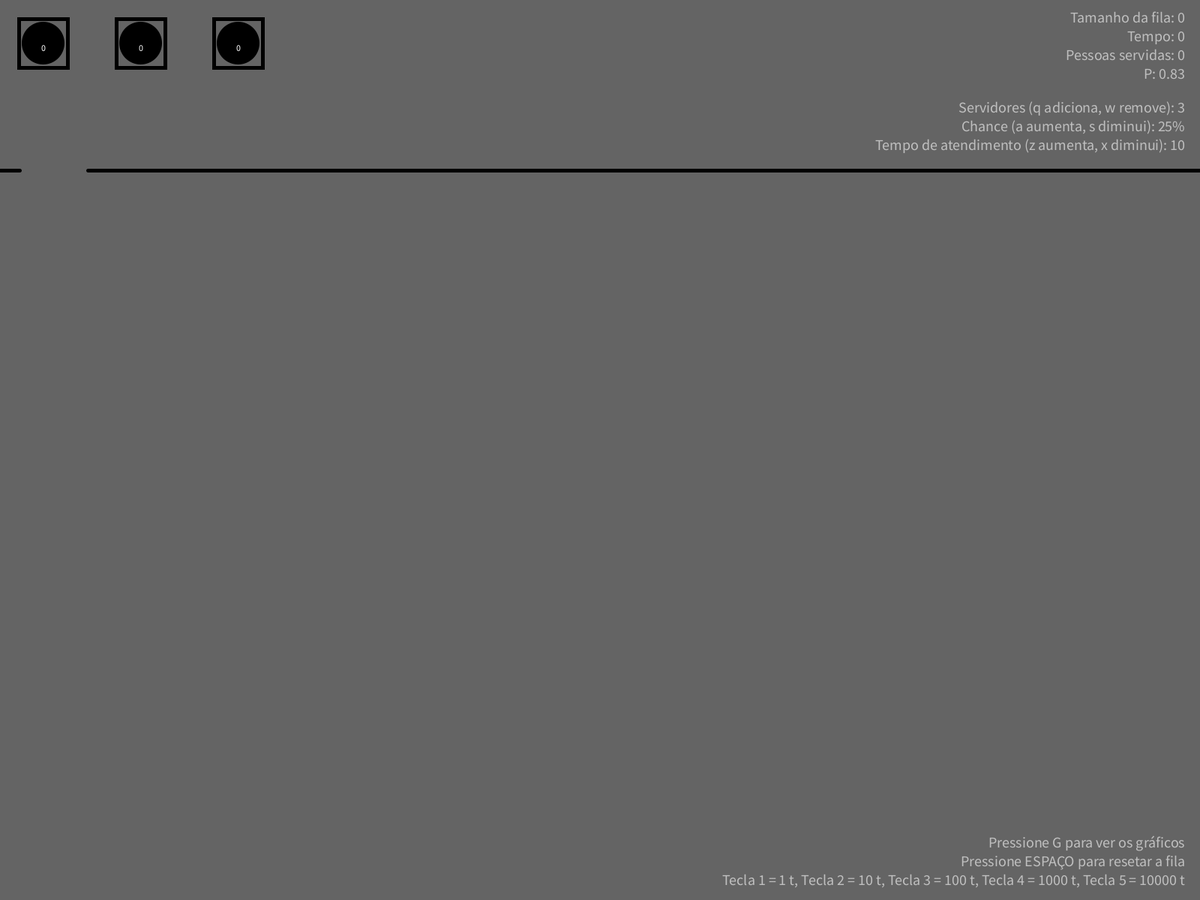
Frame 1 (no input)
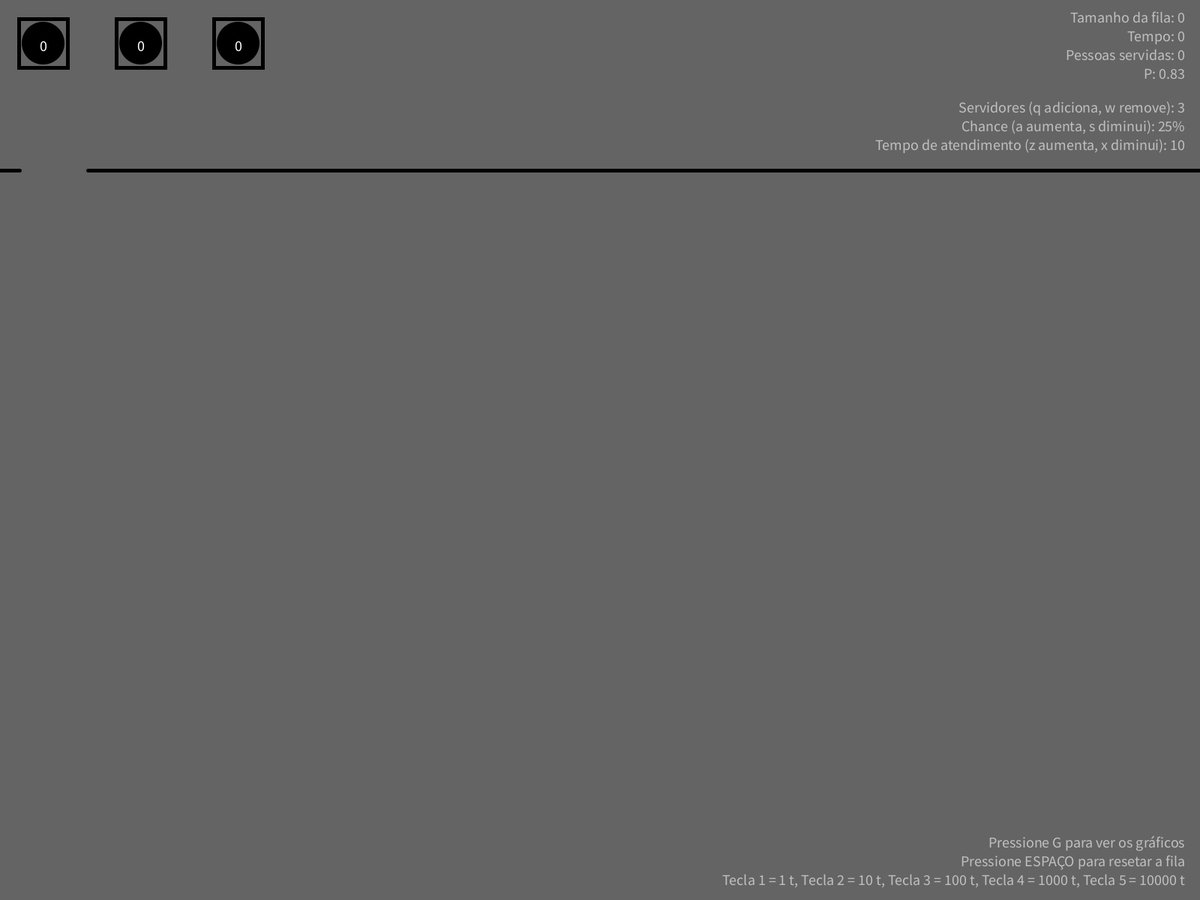
Frame 60 (the mouse pressed at the canvas centre just before this capture)
Frame 120 (the mouse held since frame 60 and released just before this capture): identical to frame 60, image omitted

The Processing sketch that drew these frames (run headless with seeded random() and noise(); from frame 60 on, the mouse is pressed at the canvas centre):

// Processing sketch: QueueTheory
// ── QueueTheory.pde
Queue queue = new Queue(3, 0.25, 10);

void setup() {
  fullScreen();
  textAlign(RIGHT);
  frameRate(15);
}

void draw() {
  queue.display();
}

void keyPressed() {
  int step = 0;

  switch(key) {
  case '1':
    step = 1;
    break;
  case '2':
    step = 10;
    break;
  case '3':
    step = 100;
    break;
  case '4':
    step = 1000;
    break;
  case '5':
    step = 10000;
    break;
  case 'a':
    queue.chance = min(1, queue.chance + 0.01);
    break;
  case 's':
    queue.chance = max(0, queue.chance - 0.01);
    break;
  case 'z':
    queue.serveTime++;
    break;
  case 'x':
    queue.serveTime = max(1, queue.serveTime - 1);
    break;
  case 'q':
    if (queue.servers.size() < 15)
      queue.addServer();
    break;
  case 'w':
    if (queue.servers.size() > 1) {
      queue.servers.remove(0);
    }
    break;
  case 'g':
    queue.drawingQueue = !queue.drawingQueue;
    break;
  case ' ':
    queue = new Queue(queue.servers.size(), queue.chance, queue.serveTime);
    break;
  default:
    break;
  }

  for (int i = 0; i < step; i++) {
    queue.update();
  }

  queue.atualiza();
}

int fat(int n) {
  int result = 1;
  for (int i = 2; i <= n; i++) {
    result *= i;
  }
  return result;
}

// ── Queue.pde
class Queue {
  ArrayList<Person> people = new ArrayList();
  float chance, p, u;
  ArrayList<Server> servers = new ArrayList();
  int serveTime, servedPeople, time;
  boolean drawingQueue = true;

  Queue(int qntServers, float chance, int serveTime) {
    this.serveTime = serveTime;
    for (int i = 0; i < qntServers; i++) {
      servers.add(new Server());
    }
    this.chance = chance;
    this.atualiza();
  }

  void addServer() {
    servers.add(new Server());
  }

  void update() {
    for (Server s : servers) {
      if (s.update()) {
        s.reset();
        if (people.size() > 0) {
          s.serve(people.remove(0), serveTime);
          servedPeople++;
        };
      }
    }

    if (random(0, 1) < chance) {
      people.add(new Person());
    }
    time++;
  }

  void atualiza() {
    u = 1f / serveTime;
    p = round(100f *(chance / (servers.size() * u))) / 100f;
  }

  void drawQueue() {
    for (int i = 0; i < servers.size(); i++) {
      servers.get(i).display(25 + i * 2 * Person.diameter, 25, Person.diameter, Person.diameter);
    }

    float w = Person.diameter * 1.1;
    float x = Person.diameter * 1.1;
    float y = Person.diameter * 4.5;
    int dirX = 1;
    int turning = 0;
    for (int i = 0; i < people.size(); i++) {
      noStroke();
      fill(people.get(i).c);
      ellipse(x, y, Person.diameter, Person.diameter);
      if (x + w * dirX > width - w || x + w * dirX < w) {
        if (turning == 2) {
          dirX *= -1;
          turning = 0;
        } else {
          y += w;
          turning++;
        }
      } else {
        x += w * dirX;
      }
    }

    stroke(0);
    line(0, Person.diameter * 3.5, Person.diameter * 0.4, Person.diameter * 3.5);
    line(Person.diameter * 1.8, Person.diameter * 3.5, width, Person.diameter * 3.5);
  }

  void drawGraphs() {
    int size = 200;
    textSize(14);


    //DESENHANDO CHANCE DE TER N CLIENTES
    pushMatrix();

    translate(100, 300);
    strokeWeight(3);
    stroke(0);
    line(0, 0, size, 0);
    line(0, -size, 0, 0);

    fill(255);
    text("Chance de ter n clientes", 185, -size - 50);
    text("1", -5, -size + 10);
    text("0", -5, 15);
    text("1", size, 15);
    text("Pn", 5, -size - 10);
    text("P", size + 15, 5);
    text("S = " + servers.size(), size, - size);
    fill(255, 0, 0);
    text("n = 0", size, - size + 40);
    fill(0, 255, 0);
    text("n = 1", size, - size + 55);
    fill(255, 0, 255);
    text("n = 5", size, - size + 70);
    fill(255, 255, 0);
    text("n = 10", size, - size + 85);

    strokeWeight(0.5);

    stroke(255, 0, 0);
    for (float i = 0; i < 1; i += 0.01) {
      line(i * size, -calculaPn(0, i) * size, (i + 0.01) * size, -calculaPn(0, i + 0.01) * size);
    }

    stroke(0, 255, 0);
    for (float i = 0; i < 1; i += 0.01) {
      line(i * size, -calculaPn(1, i) * size, (i + 0.01) * size, -calculaPn(1, i + 0.01) * size);
    }

    stroke(255, 0, 255);
    for (float i = 0; i < 1; i += 0.01) {
      line(i * size, -calculaPn(5, i) * size, (i + 0.01) * size, -calculaPn(5, i + 0.01) * size);
    }

    stroke(255, 255, 0);
    for (float i = 0; i < 1; i += 0.01) {
      line(i * size, -calculaPn(10, i) * size, (i + 0.01) * size, -calculaPn(10, i + 0.01) * size);
    }

    popMatrix();

    //DESENHANDO NUMERO MÉDIO DE CLIENTES NA FILA 
    pushMatrix();

    translate(300 + size, 300);
    strokeWeight(3);
    stroke(0);
    line(0, 0, size, 0);
    line(0, -size, 0, 0);

    fill(255);
    text("Número médio de clientes no sistema e na fila", 250, -size - 50);
    text("" + size / 5, -5, -size + 10);
    text("0", -5, 15);
    text("1", size, 15);
    text("P", size + 15, 5);
    text("S = " + servers.size(), size, - size);
    fill(255, 0, 0);
    text("Lq", size - size / 2, - size + 40);
    fill(255, 255, 0);
    text("Ls", size - size / 2, - size + 70);

    strokeWeight(1);

    stroke(255, 0, 0);
    for (float i = 0; i < 0.99; i += 0.005) { 
      float Lqi = min(size, calculaLq(i) * 5), Lqi2 = min(size, calculaLq(i + 0.005) * 5);
      line(i * size, -Lqi, (i + 0.01) * size, -Lqi2);
      if (Lqi2 == size) break;
    }

    stroke(255, 255, 0);
    for (float i = 0; i < 0.99; i += 0.005) { 
      float Lqi =  min(size, calculaLs(i) * 5), Lqi2 =  min(size, calculaLs(i + 0.005) * 5);
      line(i * size, -Lqi, (i + 0.01) * size, -Lqi2);
      if (Lqi2 == size) break;
    }

    popMatrix();

    //DESENHANDO CHANCE DO TAMANHO DA FILA SER 0
    pushMatrix();

    translate(100, 450 + size);
    strokeWeight(3);
    stroke(0);
    line(0, 0, size, 0);
    line(0, -size, 0, 0);

    fill(255);
    text("Probabilidade do tamanho da fila ser 0", 220, -size - 50);
    text("1", -5, -size + 10);
    text("0", -5, 15);
    text("1", size, 15);
    text("P", size + 15, 5);
    text("S = " + servers.size(), size, - size);
    fill(255, 0, 0);

    strokeWeight(1);

    stroke(255, 0, 0);
    for (float i = 0; i < 1; i += 0.01) {
      line(i * size, -calculaChanceFila0(i) * size, (i + 0.01) * size, -calculaChanceFila0(i + 0.01) * size);
    }

    popMatrix();

    //DESENHANDO NUMERO MÉDIO DE CLIENTES NA FILA 
    pushMatrix();

    translate(300 + size, 450 + size);
    strokeWeight(3);
    stroke(0);
    line(0, 0, size, 0);
    line(0, -size, 0, 0);

    fill(255);
    text("Tempo médio de espera na fila", 210, -size - 50);
    text("" + size / 5, -5, -size + 10);
    text("0", -5, 15);
    text("1", size, 15);
    text("P", size + 15, 5);
    text("S = " + servers.size(), size, - size);

    strokeWeight(1);

    stroke(255, 0, 0);
    for (float i = 0; i < 0.99; i += 0.005) { 
      float Lqi = min(size, calculaTempoNaFila(i) * 5), Lqi2 = min(size, calculaTempoNaFila(i + 0.005) * 5);
      line(i * size, -Lqi, (i + 0.005) * size, -Lqi2);
      if (Lqi2 == size) break;
    }

    popMatrix();
  }

  void display() {
    background(100);

    if (drawingQueue) {
      drawQueue();
    } else {
      drawGraphs();
    }

    fill(255, 150);
    textSize(20);
    text("Tamanho da fila: " + people.size(), width - 20, 30);
    text("Tempo: " + time, width - 20, 55);
    text("Pessoas servidas: " + servedPeople, width - 20, 80); 
    text("P: " + p, width - 20, 105);

    text("Servidores (q adiciona, w remove): " + servers.size(), width - 20, 150);
    text("Chance (a aumenta, s diminui): " + round(chance * 100) + "%", width - 20, 175);
    text("Tempo de atendimento (z aumenta, x diminui): " + serveTime, width - 20, 200);

    text("Pressione G para ver os gráficos", width - 20, height - 70);
    text("Pressione ESPAÇO para resetar a fila", width - 20, height - 45);
    text("Tecla 1 = 1 t, Tecla 2 = 10 t, Tecla 3 = 100 t, Tecla 4 = 1000 t, Tecla 5 = 10000 t", width - 20, height - 20);
  }

  double calculaOn(int n) {
    double result = 0;
    int S = servers.size();

    if (n <= S) {
      result = ((1/fat(n)) * (pow(chance/u, n)));
    } else {
      result = (1 / ( (fat(S) * (pow(S, n - S)) )) * (pow(chance/u, n)));
    }

    return result;
  }

  float calculaPn(int n, float p) {
    float result = 0;
    int S = servers.size();

    float somatorio = 0;

    for (int i = 0; i < S; i++) {
      somatorio += (pow(S, i)/fat(i)) * pow(p, i);
    }

    float P0 = 1 / (somatorio + (pow(S, S) / fat(S)) * pow(p, S) * (1 / (1 - p) ));

    result = (pow(S, n) / fat(n)) * pow(p, n) * P0;

    return result;
  }

  float calculaLq(float p) {
    float result = 0;

    result = p * ((calculaPn(servers.size(), p)) / pow(1 - p, 2));

    return result;
  }

  float calculaLs(float p) {
    float result = 0;

    result = servers.size() * p + p * ((calculaPn(servers.size(), p)) / pow(1 - p, 2));

    return result;
  }

  float calculaChanceFila0(float p) {
    float result = 0;
    result = 1 - calculaPn(servers.size(), p) /  (1 - p);
    return result;
  }

  float calculaTempoNaFila(float p) {
    int S = servers.size();
    float result = 0;
    result = 1 / u + (calculaPn(S, p) / (S * u)) * (1 / pow(1 - p, 2));

    return result;
  }
}

class Person {
  static final int diameter = 65;
  color c = color(random(0, 255), random(0, 255), random(0, 255));
}

class Server {
  int serveState;
  Person p;

  Server() {
    serveState = 0;
  }

  void reset() {
    p = null;
  }

  void serve(Person p, int serveTime) {
    serveState = serveTime;
    this.p = p;
  }

  boolean update() {
    serveState = max(0, serveState - 1);
    return serveState <= 0;
  }

  void display(float x, float y, float w, float h) {
    noFill();
    strokeWeight(5);
    stroke(0);
    rect(x, y, w, w);
    fill(0);
    ellipse(x + w / 2, y + w / 2, w * 0.8, w * 0.8);
    textAlign(CENTER);
    fill(255);
    text(serveState, x + w / 2, y + w / 2 + 10);
    textAlign(RIGHT);

    if (p != null) {
      noStroke();
      fill(p.c);
      ellipse(x + w / 2, y + w * 2, w, w);
    }
  }
}
